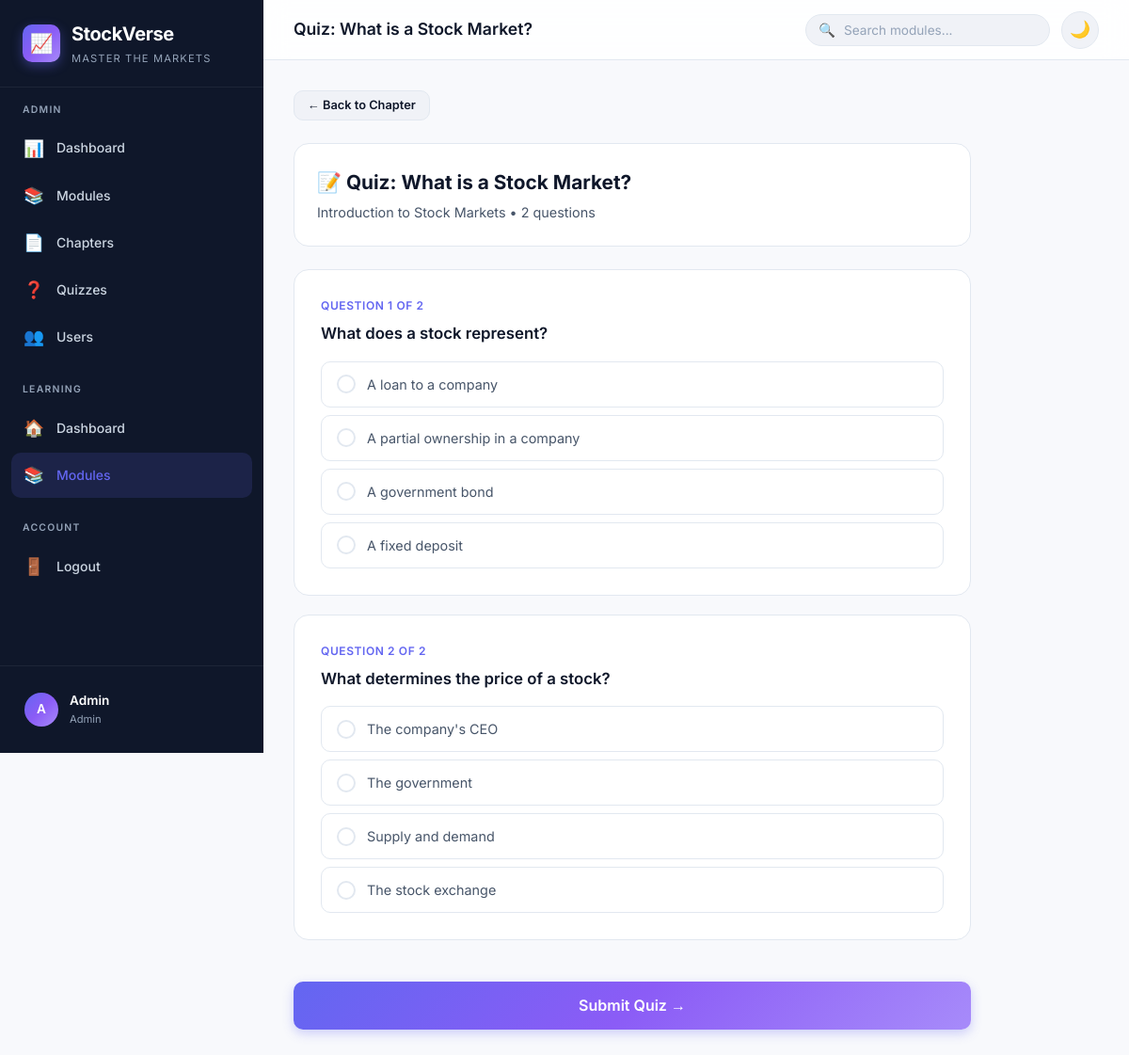
The app's page /user/quiz.php?chapter_id=1 (signed in) with its own data.
### tables this page shows
CREATE TABLE IF NOT EXISTS chapters (
    id INT AUTO_INCREMENT PRIMARY KEY,
    module_id INT NOT NULL,
    title VARCHAR(200) NOT NULL,
    content LONGTEXT,
    order_index INT DEFAULT 0,
    created_at TIMESTAMP DEFAULT CURRENT_TIMESTAMP,
    FOREIGN KEY (module_id) REFERENCES modules(id) ON DELETE CASCADE
);

CREATE TABLE IF NOT EXISTS modules (
    id INT AUTO_INCREMENT PRIMARY KEY,
    title VARCHAR(200) NOT NULL,
    description TEXT,
    icon VARCHAR(50) DEFAULT '📊',
    created_at TIMESTAMP DEFAULT CURRENT_TIMESTAMP
);

CREATE TABLE IF NOT EXISTS quizzes (
    id INT AUTO_INCREMENT PRIMARY KEY,
    chapter_id INT NOT NULL,
    question TEXT NOT NULL,
    option1 VARCHAR(255) NOT NULL,
    option2 VARCHAR(255) NOT NULL,
    option3 VARCHAR(255) NOT NULL,
    option4 VARCHAR(255) NOT NULL,
    correct_answer TINYINT NOT NULL COMMENT '1-4',
    FOREIGN KEY (chapter_id) REFERENCES chapters(id) ON DELETE CASCADE
);

### includes/auth.php (called while the page is built, shortened)
<?php
function isLoggedIn(): bool {
    return isset($_SESSION['user_id']);
}
function isAdmin(): bool {
    return isLoggedIn() && ($_SESSION['user_role'] ?? '') === 'admin';
}
function getCurrentUser(): ?array {
    return [
        'id'   => $_SESSION['user_id'],
        'name' => $_SESSION['user_name'],
        'email'=> $_SESSION['user_email'],
        'role' => $_SESSION['user_role'],
    ];
}
function e(?string $value): string {
    return htmlspecialchars($value ?? '', ENT_QUOTES, 'UTF-8');
}

### user/quiz.php (the view, shortened to what this page needs)
<?php
require_once INCLUDES_PATH . '/auth.php';
$db = getDB();
$chapterId = isset($_GET['chapter_id']) ? (int)$_GET['chapter_id'] : 0;
$stmt = $db->prepare('SELECT c.*, m.title as module_title FROM chapters c JOIN modules m ON m.id = c.module_id WHERE c.id = ?');
$stmt->execute([$chapterId]);
$chapter = $stmt->fetch();
$stmt = $db->prepare('SELECT * FROM quizzes WHERE chapter_id = ? ORDER BY id');
$stmt->execute([$chapterId]);
$questions = $stmt->fetchAll();
$submitted = false;
$score = 0;
$total = count($questions);
$results = [];
$pageTitle = 'Quiz: ' . $chapter['title'];
$currentPage = 'modules';
require_once INCLUDES_PATH . '/header.php';
?>
<a href="<?= BASE_URL ?>/user/chapter.php?id=<?= $chapterId ?>" class="btn btn-secondary btn-sm mb-24">
    ← Back to Chapter
</a>
<div class="quiz-container animate-slide-up">
    <div class="card mb-24">
        <h2 style="font-size:1.3rem;font-weight:700;margin-bottom:4px">📝 Quiz: <?= e($chapter['title']) ?></h2>
        <p style="color:var(--text-secondary);font-size:0.9rem"><?= e($chapter['module_title']) ?> • <?= $total ?> questions</p>
    </div>
    <?php if ($submitted): ?>
        <div class="quiz-results animate-slide-up">
            <div class="score-circle">
                <span><?= $score ?>/<?= $total ?></span>
            </div>
            <h3>
                <?php
                $pct = $total > 0 ? round(($score / $total) * 100) : 0;
                if ($pct >= 80) echo '🎉 Excellent!';
                elseif ($pct >= 60) echo '👍 Good Job!';
                elseif ($pct >= 40) echo '📚 Keep Learning!';
                else echo '💪 Try Again!';
                ?>
            </h3>
            <p>You scored <?= $score ?> out of <?= $total ?> (<?= $pct ?>%)</p>
            <div style="display:flex;gap:12px;justify-content:center">
                <a href="<?= BASE_URL ?>/user/quiz.php?chapter_id=<?= $chapterId ?>" class="btn btn-primary">Retry Quiz</a>
                <a href="<?= BASE_URL ?>/user/chapter.php?id=<?= $chapterId ?>" class="btn btn-secondary">Back to Chapter</a>
            </div>
        </div>
        <div style="margin-top:32px">
            <?php foreach ($questions as $index => $q):
                $r = $results[$q['id']];
            ?>
            <div class="quiz-question">
                <div class="q-number">Question <?= $index + 1 ?></div>
                <div class="q-text"><?= e($q['question']) ?></div>
                <div class="quiz-options">
                    <?php for ($i = 1; $i <= 4; $i++):
                        $optionKey = 'option' . $i;
                        $classes = 'quiz-option';
                        if ($r['selected'] == $i && $r['is_correct']) $classes .= ' correct';
                        elseif ($r['selected'] == $i && !$r['is_correct']) $classes .= ' incorrect';
                        elseif ($i == $r['correct']) $classes .= ' correct';
                    ?>
                    <label class="<?= $classes ?>">
                        <span class="radio-custom"></span>
                        <?= e($q[$optionKey]) ?>
                    </label>
                    <?php endfor; ?>
                </div>
            </div>
            <?php endforeach; ?>
        </div>
    <?php else: ?>
        <form method="POST" action="" id="quizForm">
            <?php foreach ($questions as $index => $q): ?>
            <div class="quiz-question">
                <div class="q-number">Question <?= $index + 1 ?> of <?= $total ?></div>
                <div class="q-text"><?= e($q['question']) ?></div>
                <div class="quiz-options">
                    <?php for ($i = 1; $i <= 4; $i++):
                        $optionKey = 'option' . $i;
                    ?>
                    <label class="quiz-option">
                        <span class="radio-custom"></span>
                        <?= e($q[$optionKey]) ?>
                    </label>
                    <?php endfor; ?>
                </div>
            </div>
            <?php endforeach; ?>
            <button type="submit" class="btn btn-primary btn-lg w-full mt-24">
                Submit Quiz →
            </button>
        </form>
    <?php endif; ?>
</div>
<?php require_once INCLUDES_PATH . '/footer.php'; ?>

### includes/header.php (shortened to what this page needs)
<?php
require_once __DIR__ . '/auth.php';
$user = getCurrentUser();
$isAdminUser = isAdmin();
$initials = $user ? strtoupper(substr($user['name'], 0, 1)) : '?';
?>
<!DOCTYPE html>
<html lang="en">
<head>
    <link rel="stylesheet" href="<?= ASSETS_PATH ?>/css/style.css">
    <link rel="stylesheet" href="<?= ASSETS_PATH ?>/css/components.css">
    <link rel="stylesheet" href="<?= ASSETS_PATH ?>/css/pages.css">
</head>
<body>
<div class="app-layout">
    <aside class="sidebar" id="sidebar">
        <div class="sidebar-brand">
            <div class="brand-icon">📈</div>
            <div>
                <h1><?= APP_NAME ?></h1>
                <span><?= APP_TAGLINE ?></span>
            </div>
        </div>
        <nav class="sidebar-nav">
            <?php if ($isAdminUser): ?>
            <div class="nav-section">
                <div class="nav-label">Admin</div>
                <a href="<?= BASE_URL ?>/admin/dashboard.php" class="nav-item <?= ($currentPage ?? '') === 'admin-dashboard' ? 'active' : '' ?>">
                    <span class="nav-icon">📊</span> Dashboard
                </a>
                <a href="<?= BASE_URL ?>/admin/modules.php" class="nav-item <?= ($currentPage ?? '') === 'admin-modules' ? 'active' : '' ?>">
                    <span class="nav-icon">📚</span> Modules
                </a>
                <a href="<?= BASE_URL ?>/admin/chapters.php" class="nav-item <?= ($currentPage ?? '') === 'admin-chapters' ? 'active' : '' ?>">
                    <span class="nav-icon">📄</span> Chapters
                </a>
                <a href="<?= BASE_URL ?>/admin/quizzes.php" class="nav-item <?= ($currentPage ?? '') === 'admin-quizzes' ? 'active' : '' ?>">
                    <span class="nav-icon">❓</span> Quizzes
                </a>
                <a href="<?= BASE_URL ?>/admin/users.php" class="nav-item <?= ($currentPage ?? '') === 'admin-users' ? 'active' : '' ?>">
                    <span class="nav-icon">👥</span> Users
                </a>
            </div>
            <?php endif; ?>
            <div class="nav-section">
                <div class="nav-label">Learning</div>
                <a href="<?= BASE_URL ?>/user/dashboard.php" class="nav-item <?= ($currentPage ?? '') === 'dashboard' ? 'active' : '' ?>">
                    <span class="nav-icon">🏠</span> Dashboard
                </a>
                <a href="<?= BASE_URL ?>/user/modules.php" class="nav-item <?= ($currentPage ?? '') === 'modules' ? 'active' : '' ?>">
                    <span class="nav-icon">📚</span> Modules
                </a>
            </div>
            <div class="nav-section">
                <div class="nav-label">Account</div>
                <a href="<?= BASE_URL ?>/auth/logout.php" class="nav-item">
                    <span class="nav-icon">🚪</span> Logout
                </a>
            </div>
        </nav>
        <div class="sidebar-footer">
            <div class="sidebar-user">
                <div class="user-avatar"><?= $initials ?></div>
                <div>
                    <div class="user-name"><?= e($user['name'] ?? 'Guest') ?></div>
                    <div class="user-role"><?= e(ucfirst($user['role'] ?? 'user')) ?></div>
                </div>
            </div>
        </div>
    </aside>
    <main class="main-content">
        <header class="topbar">
            <div class="topbar-left">
                <h2 class="page-title"><?= e($pageTitle ?? 'Dashboard') ?></h2>
            </div>
            <div class="topbar-right">
                <div class="search-bar">
                    <span class="search-icon">🔍</span>
                    <input type="text" id="searchInput" placeholder="Search modules...">
                </div>
                <button class="theme-toggle" id="themeToggle" title="Toggle theme">🌙</button>
            </div>
        </header>
        <div class="page-content">

### assets/css/components.css (style rules this page uses)
.btn { display:inline-flex;align-items:center;justify-content:center;gap:8px;padding:10px 20px;border-radius:var(--radius-md);font-size:0.875rem;font-weight:600;font-family:'Inter',sans-serif;cursor:pointer;border:none;transition:all var(--transition-fast);text-decoration:none;line-height:1.4 }
.btn-primary { background:var(--gradient-primary);color:#fff;box-shadow:0 4px 12px rgba(99,102,241,0.3) }
.btn-secondary { background:var(--bg-tertiary);color:var(--text-primary);border:1px solid var(--border-color) }
.btn-sm { padding:6px 14px;font-size:0.8rem }
.btn-lg { padding:14px 28px;font-size:1rem }
.card { background:var(--bg-card);border:1px solid var(--border-color);border-radius:var(--radius-lg);padding:24px }

### assets/css/pages.css (style rules this page uses)
.quiz-container { max-width:720px }
.quiz-question { background:var(--bg-card);border:1px solid var(--border-color);border-radius:var(--radius-lg);padding:28px;margin-bottom:20px;transition:box-shadow var(--transition-base) }
.quiz-question .q-number { font-size:0.75rem;font-weight:600;text-transform:uppercase;letter-spacing:0.05em;color:var(--accent-primary);margin-bottom:8px }
.quiz-question .q-text { font-size:1.05rem;font-weight:600;color:var(--text-primary);margin-bottom:16px;line-height:1.5 }
.quiz-options { display:flex;flex-direction:column;gap:8px }
.quiz-option { display:flex;align-items:center;gap:12px;padding:12px 16px;border:1.5px solid var(--border-color);border-radius:var(--radius-md);cursor:pointer;transition:all var(--transition-fast);font-size:0.9rem;color:var(--text-secondary) }
.quiz-option .radio-custom { width:20px;height:20px;border:2px solid var(--border-color);border-radius:50%;display:flex;align-items:center;justify-content:center;flex-shrink:0;transition:all var(--transition-fast) }
.quiz-option .radio-custom::after { content:'';width:10px;height:10px;border-radius:50%;background:var(--accent-primary);transform:scale(0);transition:transform var(--transition-fast) }
.animate-slide-up { animation:slideUp 0.5s ease }
.mb-24 { margin-bottom:24px }
.mt-24 { margin-top:24px }
.w-full { width:100% }

### records on screen
chapters: title "Quiz: What is a Stock Market?", title "What is a Stock Market?", module.title "Introduction to Stock Markets"
quizzes: question "What does a stock represent?", option1 "A loan to a company", option2 "A partial ownership in a company", option3 "A government bond", option4 "A fixed deposit"
quizzes: question "What determines the price of a stock?", option1 "The company's CEO", option2 "The government", option3 "Supply and demand", option4 "The stock exchange"

### other values on screen
APP_NAME "StockVerse"
APP_TAGLINE "MASTER THE MARKETS"
$initials "A"
$user['name'] "Admin"
$user['role'] "Admin"
$total "2"
